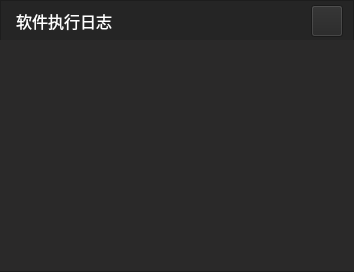
  <widget class="QFrame" name="frame_7">
   <property name="geometry">
    <rect>
     <x>1170</x>
     <y>760</y>
     <width>354</width>
     <height>272</height>
    </rect>
   </property>
   <property name="styleSheet">
    <string notr="true">
background: #252525;</string>
   </property>
   <property name="frameShape">
    <enum>QFrame::StyledPanel</enum>
   </property>
   <property name="frameShadow">
    <enum>QFrame::Raised</enum>
   </property>
   <widget class="QTextEdit" name="textEdit_Log">
    <property name="enabled">
     <bool>true</bool>
    </property>
    <property name="geometry">
     <rect>
      <x>0</x>
      <y>40</y>
      <width>354</width>
      <height>231</height>
     </rect>
    </property>
    <property name="styleSheet">
     <string notr="true">border: none;background-color: rgb(42, 41, 41); 
font-size: 14px;
font-family: &quot;Microsoft YaHei UI Light&quot;;
font-weight: 400;
color: #FFFFFF;
line-height: 22px;</string>
    </property>
    <property name="html">
     <string>&lt;!DOCTYPE HTML PUBLIC &quot;-//W3C//DTD HTML 4.0//EN&quot; &quot;http://www.w3.org/TR/REC-html40/strict.dtd&quot;&gt;
&lt;html&gt;&lt;head&gt;&lt;meta name=&quot;qrichtext&quot; content=&quot;1&quot; /&gt;&lt;style type=&quot;text/css&quot;&gt;
p, li { white-space: pre-wrap; }
&lt;/style&gt;&lt;/head&gt;&lt;body style=&quot; font-family:'Microsoft YaHei UI Light'; font-size:14px; font-weight:400; font-style:normal;&quot;&gt;
&lt;p style=&quot;-qt-paragraph-type:empty; margin-top:0px; margin-bottom:0px; margin-left:0px; margin-right:0px; -qt-block-indent:0; text-indent:0px; font-size:12px;&quot;&gt;&lt;br /&gt;&lt;/p&gt;&lt;/body&gt;&lt;/html&gt;</string>
    </property>
   </widget>
   <widget class="QPushButton" name="pushButton_ClearLog">
    <property name="geometry">
     <rect>
      <x>311</x>
      <y>5</y>
      <width>32</width>
      <height>32</height>
     </rect>
    </property>
    <property name="styleSheet">
     <string notr="true">
QPushButton {
             border-image: url(:/Image/白删除-01.svg);
}
QPushButton:Hover{
			border-image:url(:/Image/删除.svg);

}
</string>
    </property>
    <property name="text">
     <string/>
    </property>
   </widget>
   <widget class="QLabel" name="label_45">
    <property name="geometry">
     <rect>
      <x>16</x>
      <y>10</y>
      <width>96</width>
      <height>22</height>
     </rect>
    </property>
    <property name="font">
     <font>
      <family>Microsoft YaHei UI Light</family>
      <pointsize>-1</pointsize>
      <weight>50</weight>
      <bold>false</bold>
     </font>
    </property>
    <property name="styleSheet">
     <string notr="true">font-size: 16px;
font-family: &quot;Microsoft YaHei UI Light&quot;;
font-weight: 400;
color: #FFFFFF;
line-height: 22px;</string>
    </property>
    <property name="text">
     <string>软件执行日志</string>
    </property>
   </widget>
  </widget>
